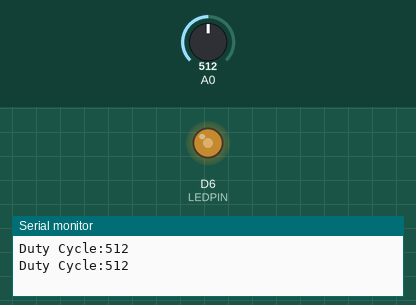
The sketch below on a simulated ESP8266 (NodeMCU). Shown: output pins drawn as LEDs (lit = HIGH), the last lines printed to the serial monitor. The inputs (shaded band) are chosen by the test bench; at power-on: A0 = 512.

Above: at 1.8 s.
1.9 s: A0 set to 716
At 3.1 s:
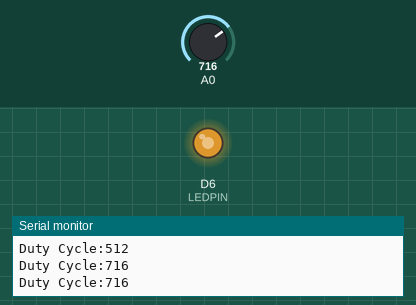
3.5 s: A0 set to 900
At 4.7 s:
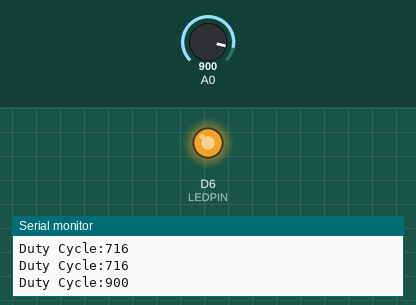
5.5 s: A0 set to 122
At 7.2 s:
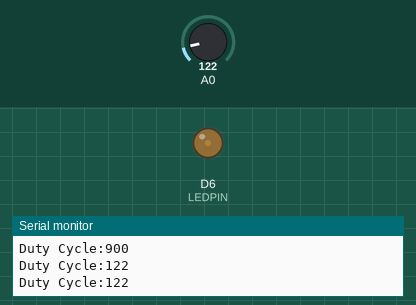
7.5 s: A0 set to 0
At 9.0 s:
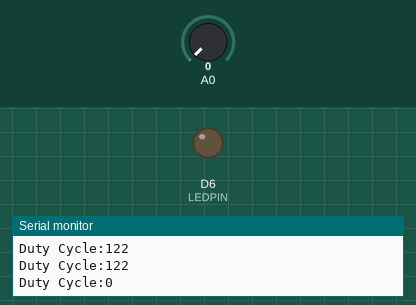
9.5 s: A0 set to 511
At 10.5 s:
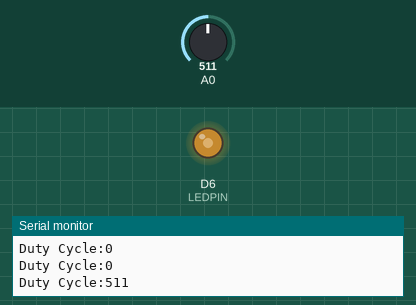
Timing chart, 0 to 12.5 s (numbered marks = the images above; inputs shaded):
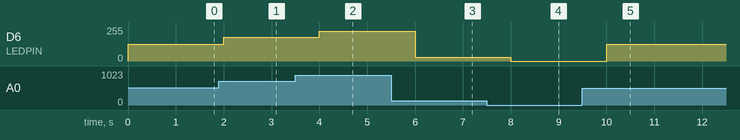

The sketch:

analogop.ino
```cpp
int LEDPIN=D6;
void setup() {
  // put your setup code here, to run once:
Serial.begin(9600);
analogWrite(LEDPIN,1023);
}

void loop() {
  // put your main code here, to run repeatedly:
  int dutycycle=analogRead(A0);
  if(dutycycle > 1023) dutycycle=1023;
  Serial.print("Duty Cycle:");
  Serial.println(dutycycle);
  analogWrite(LEDPIN,dutycycle);
  delay(1000);

}
```

Measured:
- after the input at 1.9 s, D6 (LEDPIN): 127/255 → 178/255 after 0.10 s
- after the input at 3.5 s, D6 (LEDPIN): 178/255 → 224/255 after 0.50 s
- after the input at 5.5 s, D6 (LEDPIN): 224/255 → 30/255 after 0.50 s
- after the input at 7.5 s, D6 (LEDPIN): 30/255 → 0/255 after 0.50 s
- after the input at 9.5 s, D6 (LEDPIN): 0/255 → 127/255 after 0.50 s
